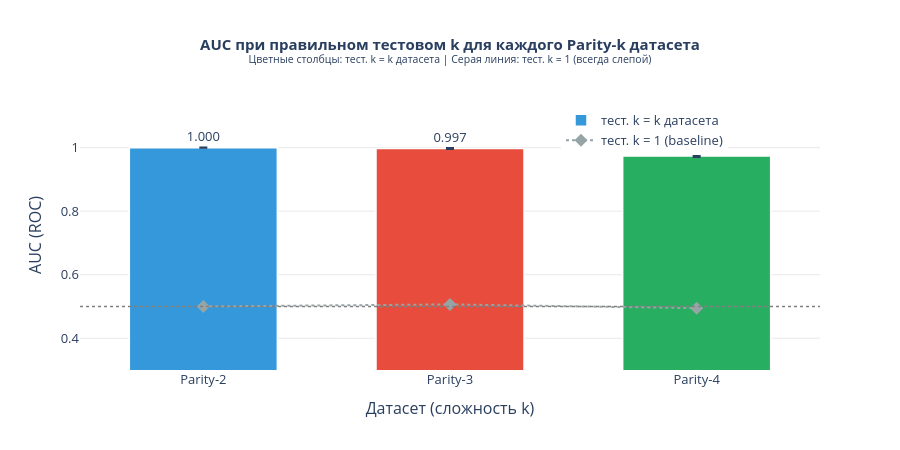

Notebook code cell kept with this figure:
### Code cell
# Второй график: AUC при тестовом k = k датасета для Parity-2, 3, 4
# Показывает, что правильный порядок модели восстанавливает сигнал для любой сложности датасета

k_vals  = [k for k, d, n, name in parity_sweep_configs]
names   = [name for k, d, n, name in parity_sweep_configs]
colors  = [COLORS[name] for name in names]

# AUC при тестовое k = k_датасета
auc_at_correct_k = [
    parity_sweep_results[name][k]["auc_mean"]
    for k, d, n, name in parity_sweep_configs
]
auc_std_correct_k = [
    parity_sweep_results[name][k]["auc_std"]
    for k, d, n, name in parity_sweep_configs
]

# AUC при тестовое k = 1 (всегда слепой, baseline)
auc_at_k1 = [
    parity_sweep_results[name][1]["auc_mean"]
    for k, d, n, name in parity_sweep_configs
]

fig2 = go.Figure()

fig2.add_trace(go.Bar(
    x=names,
    y=auc_at_correct_k,
    error_y=dict(type="data", array=auc_std_correct_k, visible=True),
    marker_color=colors,
    marker_line_color="white",
    marker_line_width=1.5,
    text=[f"{v:.3f}" for v in auc_at_correct_k],
    textposition="outside",
    name="тест. k = k датасета",
))

fig2.add_trace(go.Scatter(
    x=names,
    y=auc_at_k1,
    mode="markers+lines",
    marker=dict(size=10, color="#95a5a6", symbol="diamond"),
    line=dict(color="#95a5a6", dash="dot", width=2),
    name="тест. k = 1 (baseline)",
))

fig2.add_hline(y=0.5, line_dash="dot", line_color="gray", line_width=1.5)

fig2.update_layout(
    title=dict(
        text="<b>AUC при правильном тестовом k для каждого Parity-k датасета</b><br>"
             "<sup>Цветные столбцы: тест. k = k датасета | Серая линия: тест. k = 1 (всегда слепой)</sup>",
        x=0.5, font_size=15,
    ),
    xaxis=dict(title="Датасет (сложность k)"),
    yaxis=dict(title="AUC (ROC)", range=[0.3, 1.15]),
    plot_bgcolor="white",
    height=450,
    bargap=0.4,
    legend=dict(x=0.65, y=0.98),
    font=dict(size=13),
)
fig2.update_xaxes(showgrid=False)
fig2.update_yaxes(showgrid=True, gridcolor="rgba(200,200,200,0.4)")
fig2.show()

### Figure 1 — Plotly figure (JSON) as saved in the notebook; plotly's stock layout.template omitted (floating-point values rounded to 4 significant figures)
{"data": [{"error_y": {"array": [0.0003096, 0.001683, 0.002429], "type": "data", "visible": true}, "marker": {"color": ["#3498db", "#e74c3c", "#27ae60"], "line": {"color": "white", "width": 1.5}}, "name": "тест. k = k датасета", "text": ["1.000", "0.997", "0.973"], "textposition": "outside", "type": "bar", "x": ["Parity-2", "Parity-3", "Parity-4"], "y": [0.9998, 0.9971, 0.9733]}, {"line": {"color": "#95a5a6", "dash": "dot", "width": 2}, "marker": {"color": "#95a5a6", "size": 10, "symbol": "diamond"}, "mode": "markers+lines", "name": "тест. k = 1 (baseline)", "type": "scatter", "x": ["Parity-2", "Parity-3", "Parity-4"], "y": [0.5002, 0.5064, 0.4946]}], "layout": {"bargap": 0.4, "font": {"size": 13}, "height": 450, "legend": {"x": 0.65, "y": 0.98}, "plot_bgcolor": "white", "shapes": [{"line": {"color": "gray", "dash": "dot", "width": 1.5}, "type": "line", "x0": 0, "x1": 1, "xref": "x domain", "y0": 0.5, "y1": 0.5, "yref": "y"}], "title": {"font": {"size": 15}, "text": "<b>AUC при правильном тестовом k для каждого Parity-k датасета</b><br><sup>Цветные столбцы: тест. k = k датасета | Серая линия: тест. k = 1 (всегда слепой)</sup>", "x": 0.5}, "xaxis": {"showgrid": false, "title": {"text": "Датасет (сложность k)"}}, "yaxis": {"gridcolor": "rgba(200,200,200,0.4)", "range": [0.3, 1.15], "showgrid": true, "title": {"text": "AUC (ROC)"}}}}
